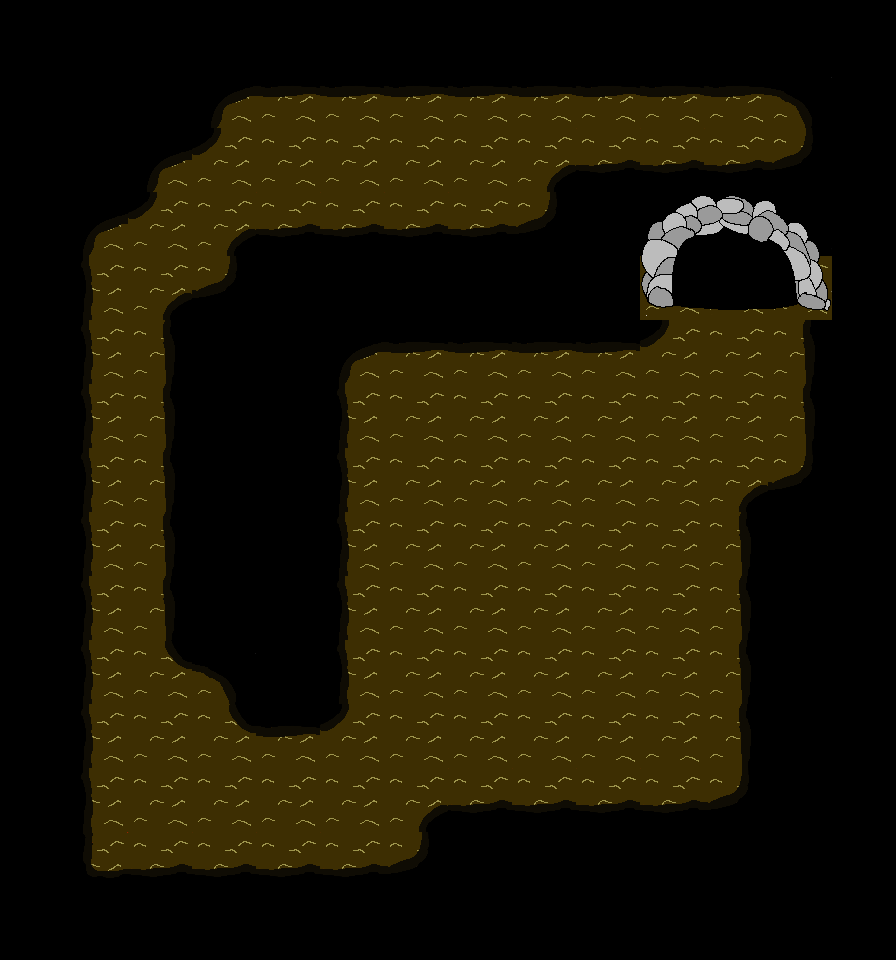

Below is a game level as drawn by its tile map, then a one-line description and the .tmx that defines it (tile-layer data replaced by summaries):
An orthogonal 14x15 tile map with 64x64 px tiles, 3 tile layers (Ground, Detail, Overlay), 3 hidden layers not drawn, 2 tilesets and 2 objects (Portal, PlayerStart).

<map version="1.0" orientation="orthogonal" width="14" height="15" tilewidth="64" tileheight="64">
 <properties>
  <property name="Music" value="" />
 </properties>
 <tileset firstgid="1" name="Items" tilewidth="64" tileheight="64">
  <image source="Tilesheets/Items.png" width="128" height="260" />
 </tileset>
 <tileset firstgid="9" name="TileSheetRevised" tilewidth="64" tileheight="64">
  <image source="Tilesheets/TileSheetRevised.png" width="640" height="640" />
 </tileset>
 <layer name="Ground" width="14" height="15">
  <data>[210 cells, 210 non-empty, 1 distinct tile ids]</data>
 </layer>
 <layer name="Detail" width="14" height="15">
  <data>[210 cells, 94 non-empty, 6 distinct tile ids]</data>
 </layer>
 <layer name="Overlay" width="14" height="15">
  <data>[210 cells, 165 non-empty, 15 distinct tile ids]</data>
 </layer>
 <objectgroup name="Objects" width="14" height="15">
  <object name="SecondDesertPortal" type="Portal" x="696" y="272" width="68" height="64">
   <properties>
    <property name="DestinationMap" value="Maps\SecondDesert" />
    <property name="DestinationTileLocation" value="30,36" />
   </properties>
  </object>
  <object name="PlayerStart" type="PlayerStart" x="385" y="134" width="61" height="56" />
 </objectgroup>
 <layer name="Items" width="14" height="15" visible="0">
  <data>[210 cells, 0 non-empty, 0 distinct tile ids]</data>
 </layer>
 <layer name="Clip" width="14" height="15" visible="0">
  <data>[210 cells, 89 non-empty, 1 distinct tile ids]</data>
 </layer>
 <layer name="AmmoClip" width="14" height="15" visible="0">
  <data>[210 cells, 89 non-empty, 1 distinct tile ids]</data>
 </layer>
</map>
